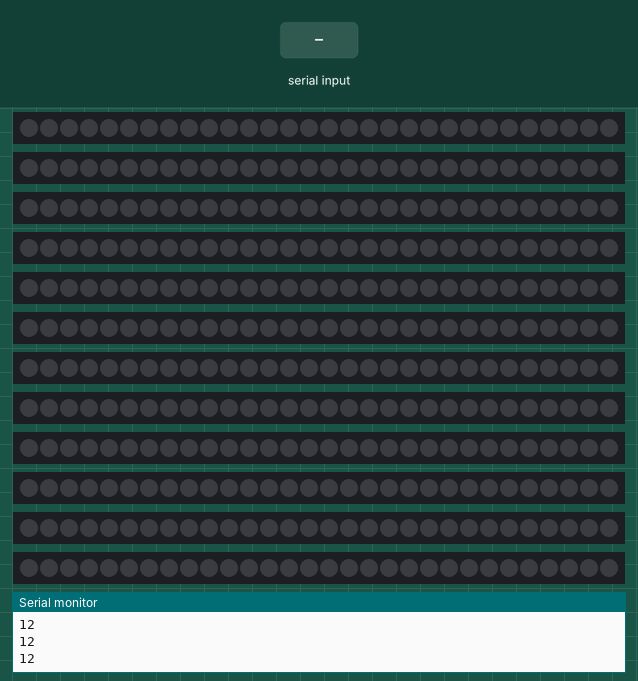
Recording of a sketch running on a simulated Arduino Uno, built with avr-gcc and run on an emulated ATmega328P. On the bench: 12 × 30 RGB LEDs in strip order, left to right, the last lines printed to the serial monitor. Inputs (shaded band) come from the test bench.

Above: at 1.0 s.
1.1 s: "Finished Building" received over Serial
At 3.47 s:
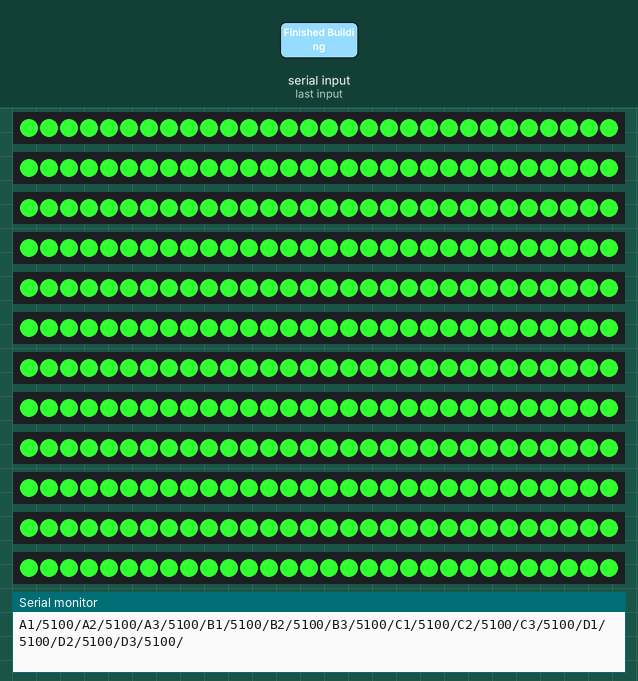
4.1 s: "Finished Building" received over Serial
7.1 s: "Finished Building" received over Serial
Timing chart, 0 to 10.1 s (numbered marks = the images above; inputs shaded):
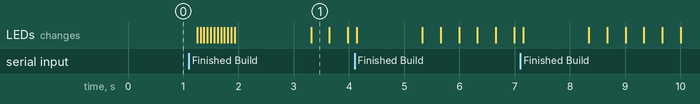

The sketch:

ARDUINO.ino
```cpp
#include <CapacitiveSensor.h>
#include <Adafruit_NeoPixel.h>

// NEOPIXEL BEST PRACTICES for most reliable operation:
// - Add 1000 uF CAPACITOR between NeoPixel strip's + and - connections.
// - MINIMIZE WIRING LENGTH between microcontroller board and first pixel.
// - NeoPixel strip's DATA-IN should pass through a 300-500 OHM RESISTOR.
// - AVOID connecting NeoPixels on a LIVE CIRCUIT. If you must, ALWAYS
//   connect GROUND (-) first, then +, then data.
// - When using a 3.3V microcontroller with a 5V-powered NeoPixel strip,
//   a LOGIC-LEVEL CONVERTER on the data line is STRONGLY RECOMMENDED.
// (Skipping these may work OK on your workbench but can fail in the field)

#ifdef __AVR__
#include <avr/power.h> // Required for 16 MHz Adafruit Trinket
#endif


class Plant { //PLANT CLASS. Contains a bunch of information relating to controlling the sensor and the LED strip.
  public:
    //Constructor function for creating the object initially
    Plant (const String, int, int, int);

    //Constructors for classes using external libraries
    Adafruit_NeoPixel _strip;
    CapacitiveSensor _plantSensor;

    //General object variables
    const String _plantName;
    int _triggerThreshold = 2500;

    //Variables relating to sensor
    int _sensorPinOut;
    int _sensorPinIn;
    long _sensorValue;

    //Variables relating to LED pulse time
    long _pulseStartTime;
    float _pulsePeriod = 250;
    bool _isPulseRunning = false;

    //Variables relating to LEDs
    int _ledPin;
    int _ledCount = 30;
    float _brightness = 255;
    float _brightnessMod = 0.5;
    int _pulseCount = 2;
    int _rColor = 50;
    int _gColor = 255;
    int _bColor = 50;

    //CLASS FUNCTIONS
    //Functions called initially to define LED strip, and pins for LEDS and Sensor
    setupLED();
    setupSensor();

    //Functions used to receive and send sensor data via Serial connection
    sensorRead();
    sensorSerialWrite();

    //Function used to track trigger status.
    isArduinoTriggered();

    //Functions used to control LED behavior
    displayLED();
    runPulse();

    //Support functions to get name, set trigger and display other values.
    const String getName();
    setTriggerThreshold(int);
    printObjectValues();
};

Plant::Plant(const String plantName, int sensorPinOut, int sensorPinIn, int ledPin): _plantSensor(sensorPinOut, sensorPinIn) {
  _plantName = plantName;
  _sensorPinOut = sensorPinOut;
  _sensorPinIn = sensorPinIn;
  _ledPin = ledPin;
  _brightnessMod = (255 / _pulsePeriod);
}

Plant::setupLED() {
  _strip.setPin(_ledPin);
  _strip.updateLength(_ledCount);
  _strip.updateType(NEO_GRB + NEO_KHZ800);
  _strip.begin();           // INITIALIZE NeoPixel strip object (REQUIRED)
  _strip.clear();
  _strip.setBrightness(_brightness);
  _strip.show();            // Turn OFF all pixels ASAP
  delay(10);
}

const String Plant::getName() {
  return _plantName;
}

Plant::setupSensor() {
  _plantSensor = CapacitiveSensor(_sensorPinOut, _sensorPinIn);
  _plantSensor.set_CS_AutocaL_Millis(0);
}

Plant::displayLED() {
  for (int i = 0; i < _ledCount; i++) {
    _strip.setPixelColor(i, _rColor, _gColor, _bColor);
  }
  _strip.show();
}

Plant::sensorRead() {
  _sensorValue = _plantSensor.capacitiveSensorRaw(30); //a: Sensor resolution is set to 80
}

Plant::sensorSerialWrite() {
  Serial.print(_plantName);
  Serial.print("/");
  Serial.print(_sensorValue);
  Serial.print("/");
  //Serial.println();
}

Plant::setTriggerThreshold(int triggerThreshold) {
  _triggerThreshold = triggerThreshold;
}

Plant::runPulse() {
  if (isArduinoTriggered() && !_isPulseRunning) {
    _brightness = 100;
    _pulseStartTime = millis();
    _isPulseRunning = true;
  }

  if (_isPulseRunning) {
    _brightness = _brightness + _brightnessMod;

    if (_brightness > 250) {
      _brightnessMod = _brightnessMod * -1;
    }

    if (_brightness < 100) {
      _brightnessMod = _brightnessMod * -1;
      _brightness = 100;
      //_isPulseRunning = false;
    }

    _strip.show();

    _strip.setBrightness(_brightness);


    if (millis() > _pulseStartTime + (_pulsePeriod * 5)) {
      if (isArduinoTriggered()) {
        _pulseStartTime = millis();
      } else {
        _brightnessMod = _brightnessMod * -1;
        _brightness = 0;

        _strip.setBrightness(_brightness);
        _isPulseRunning = false;
      }
    }
  }
}

Plant::isArduinoTriggered() {
  if (_sensorValue > _triggerThreshold && Serial.read() < 1) {
    return true;
  } else {
    return false;
  }
}

Plant::printObjectValues() {
  Serial.println(_plantName);
  Serial.println(_sensorPinOut);
  Serial.println(_sensorPinIn);
  Serial.println(_ledPin);
  Serial.println(_sensorValue);
  Serial.println(_triggerThreshold);
}

const int PLANT_COUNT = 12; //ADJUST BASED ON NUMBER OF ATTACHED SENSORS!
const String plantNames[PLANT_COUNT] = {"A1", "A2", "A3", "B1", "B2", "B3", "C1", "C2", "C3", "D1", "D2", "D3"}; //DEFINE PLANT NAMES HERE!
//const String plantNames[PLANT_COUNT] = {"Plant_A", "Plant_B", "Plant_C", "Plant_D", "Plant_E", "Plant_F"};
//const String plantNames[PLANT_COUNT] = {"Plant_A", "Plant_B", "Plant_C", "Plant_D", "Plant_E"};
//const String plantNames[PLANT_COUNT] = {"Plant_A", "Plant_B", "Plant_C", "Plant_D"};
//const String plantNames[PLANT_COUNT] = {"Plant_A", "Plant_B", "Plant_C"};
//const String plantNames[PLANT_COUNT] = {"Plant_A"};

//ARRAY OF PLANT OBJECTS BEING CREATED BASED ON THE PLANT_COUNT NUMBER ABOVE
Plant *plants[PLANT_COUNT];

void setup() {
  Serial.begin(115200);

  while (!Serial) {
    ;
  }

  establishContact();

  delay(50);

  Serial.println("Trying to build plants!");

  for (int i = 0; i < PLANT_COUNT; i++) {
    plants[i] = new Plant(plantNames[i], 30 + (i * 2), 31 + (i * 2), 2 + i);
    plants[i] -> setupSensor();
    plants[i] -> setupLED();
    //plants[i] -> sensorSerialWrite();
    delay(50);
  }
  Serial.println();
  Serial.println("Managed to build plants!");

  delay(50);

  sendBuildInstructions();

  delay(50);

  Serial.println("Initialization Complete!");
}

void establishContact() {
  while (Serial.available() <= 0) {
    Serial.println(PLANT_COUNT);
    delay(300);
  }
}

void sendBuildInstructions() {
  bool doneBuildingPlants = false;
  while (!doneBuildingPlants) {
    for (int i = 0; i < PLANT_COUNT; i++) {
      plants[i] -> sensorRead();
      plants[i] -> sensorSerialWrite();
    }
    Serial.println();

    if (Serial.available() >= 0) {
      String dataString = Serial.readString();
      if (dataString == "Finished Building") {
        doneBuildingPlants = true;
      }
    }
    delay(100);
  }
}

bool recievingMessage = false;

void loop() {

  long currentMillis = millis();
  receiveSerialData();

  for (int i = 0; i < PLANT_COUNT; i++) {
    plants[i] -> displayLED();
    plants[i] -> runPulse();
    plants[i] -> isArduinoTriggered();
    //if (currentMillis % 1 == 0) {
      plants[i] -> sensorRead();
      plants[i] -> sensorSerialWrite();
    //}

  }
  Serial.println();
}

//Code block that runs through Serial data being send, checks for "/" and converts data into array divided at each "/" symbol-.
void receiveSerialData() {
  if (Serial.available() > 0) {
    String dataArray[30];
    int r = 0; //Uncertain what this value tracks??
    int t = 0; //this values stores the number of elements to loop through in the new array. The value is incrased each time a new element is added to the array.

    String dataString = Serial.readString();
    dataString.trim();
    for (int i = 0; i < dataString.length(); i++) {
      if (dataString[i] == '/') {
        if (i - r > 1) {
          dataArray[t] = dataString.substring(r, i);
          t++;
        }
        r = (i + 1);
      }
    }

    for (int k = 0; k <= t; k++) {
      for (int j = 0; j < PLANT_COUNT; j++) {
        if (dataArray[k].equals(plants[j] -> getName())) {
          if (dataArray[k + 1] != NULL) {
            if (dataArray[k + 1].toInt() > 0) {
              int dataValue = dataArray[k + 1].toInt();
              plants[j] -> setTriggerThreshold(dataValue);
            }
          }
        }
      }
    }
    delay(100);
  }
}
```
